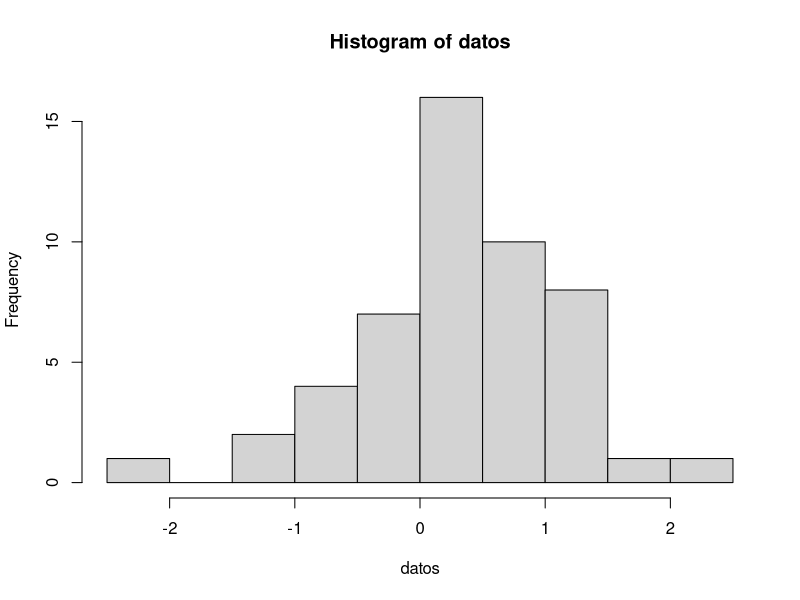

Source code (R):
## ---- chunk 1
1 + 1
## ---- chunk 2
#| echo: false
2 * 2
## ---- chunk 3

datos <- rnorm(50)
hist(datos)
